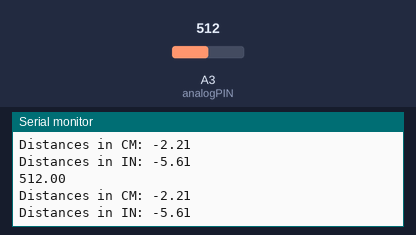
Bench run of a sketch on a simulated Arduino Uno, built with avr-gcc and run on an emulated ATmega328P. Shown: the last lines printed to the serial monitor. The test bench sets the inputs (shaded band); at power-on: A3 (analogPIN) = 512.

Above: at 1.8 s.
1.9 s: A3 (analogPIN) set to 716
At 2.6 s:
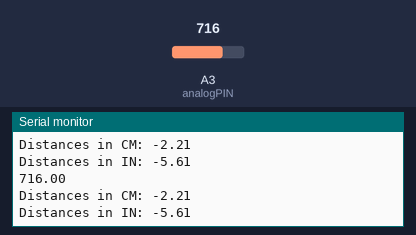
3.4 s: A3 (analogPIN) set to 900
At 4.8 s:
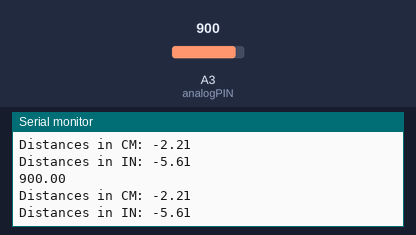
Timing chart, 0 to 6.4 s (numbered marks = the images above; inputs shaded):
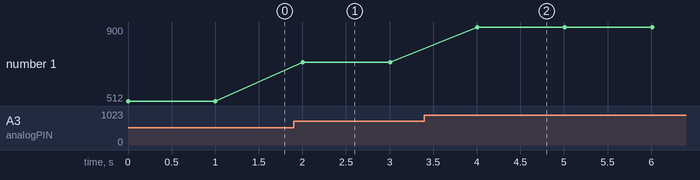

The sketch:

infrared.ino
```cpp
float aRead;
float distance;
float cm_distance;
float in_distance;

int analogPIN = 3;

void setup()
{
 Serial.begin(9600);
}
void loop()
{
  distance =  5.0 / 1023;
  cm_distance = (distance * 0.42 ) - 2.21;
  in_distance = cm_distance * 2.54;
  aRead = analogRead(analogPIN);
  Serial.println(aRead);

  Serial.print("Distances in CM: ");
  Serial.println(cm_distance);
  Serial.println();

  Serial.print("Distances in IN: ");
  Serial.println(in_distance);
  delay(1000);
}
```

Measured:
- after the input at 1.9 s, the serial monitor: prints a new line after 0.10 s (image 1)
- after the input at 3.4 s, the serial monitor: prints a new line after 0.61 s (image 2)
- plotted number 1: 512 → 716 after the input at 1.9 s, 716 → 900 after the input at 3.4 s
